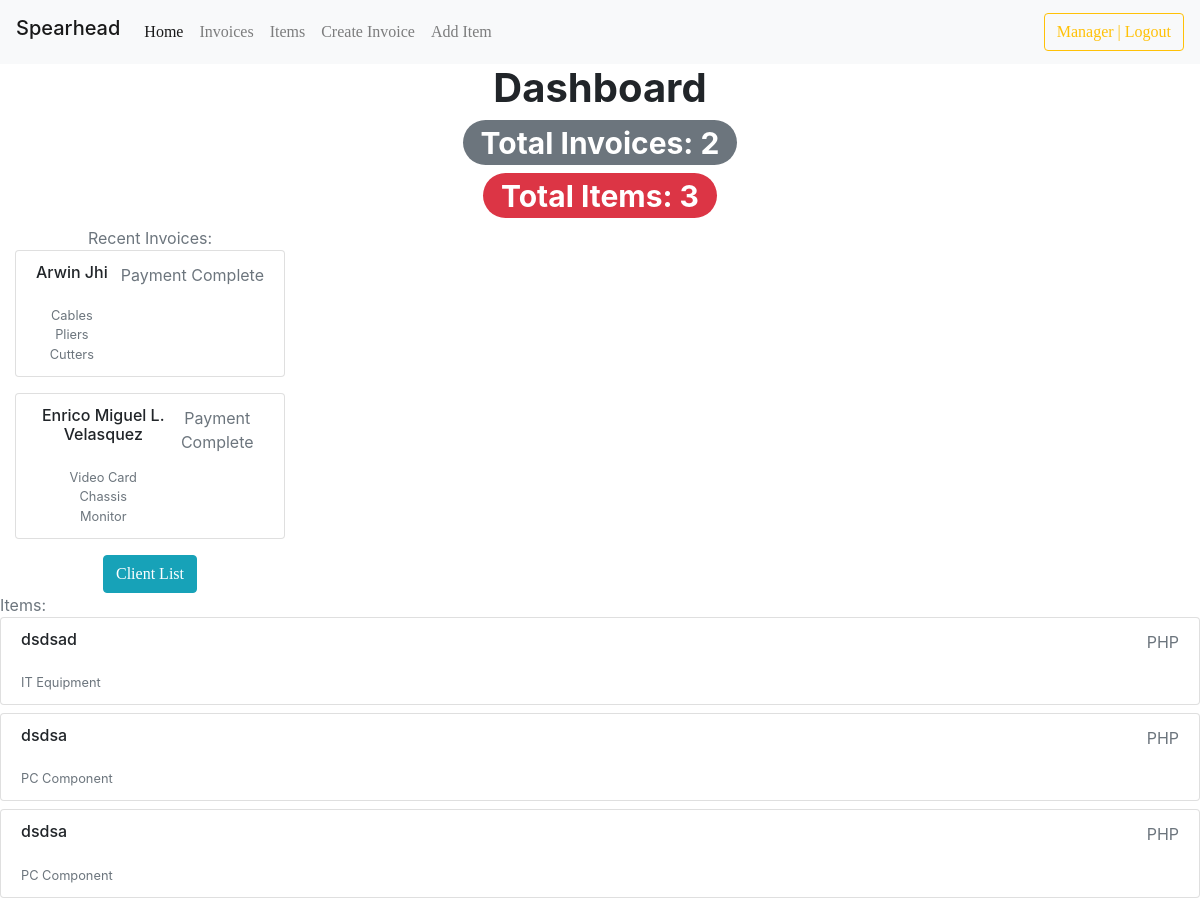
Before: / (signed in) with the older database file.
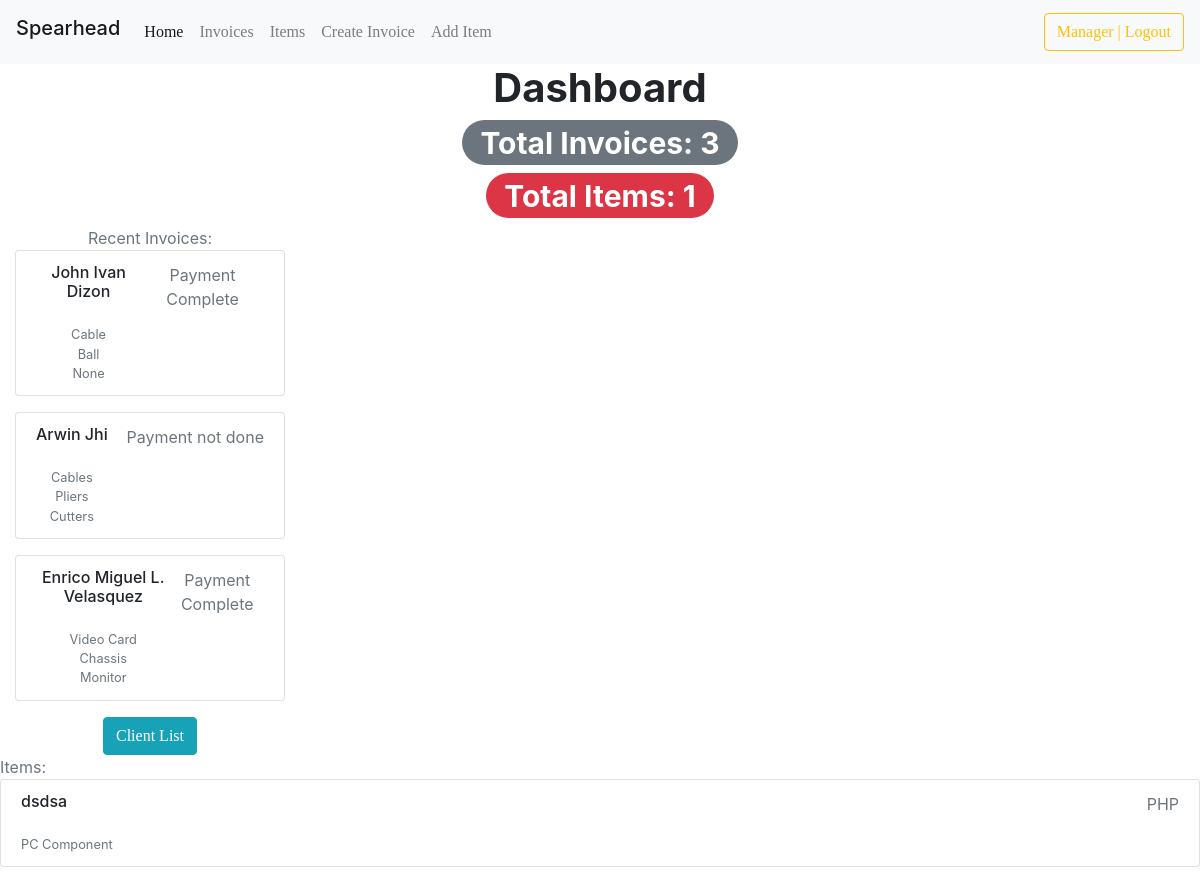
After: the same page with the newer database file.
### invoicemgmt/models.py (models this page shows, shortened)
class Invoice(models.Model):
    comments = models.TextField(max_length=3000, default='', blank=True, null=True)
    invoice_number = models.IntegerField('Invoice Number:', blank=True, null=True)
    invoice_date = models.DateField('Date (YYYY-MM-DD):', auto_now_add=False, auto_now=False, blank=True, null=True)
    invoice_date_created = models.DateTimeField('Date Created:',auto_now_add=True, null=True)
    name = models.CharField('Client Name:', max_length=120, default='', blank=True, null=True)
    company_name = models.CharField('Company Name:', max_length=50, default='', blank=True, null=True)
    line_one = models.CharField('Item 1:', max_length=120, default='', blank=True, null=True)
    line_one_quantity = models.IntegerField('Quantity:', default=0, blank=True, null=True)
    line_one_unit_price = models.IntegerField('Price per Unit:', default=0, blank=True, null=True)
    line_one_total_price = models.IntegerField('Total (PHP):', default=0, blank=True, null=True)
    line_two = models.CharField('Item 2:', max_length=120, default='', blank=True, null=True)
    line_two_quantity = models.IntegerField('Quantity:', default=0, blank=True, null=True)
    line_two_unit_price = models.IntegerField('Price per Unit:', default=0, blank=True, null=True)
    line_two_total_price = models.IntegerField('Total (PHP):', default=0, blank=True, null=True)
    line_three = models.CharField('Item 3:', max_length=120, default='', blank=True, null=True)
    line_three_quantity = models.IntegerField('Quantity:', default=0, blank=True, null=True)
    line_three_unit_price = models.IntegerField('Price per Unit:', default=0, blank=True, null=True)
    line_three_total_price = models.IntegerField('Total (PHP):', default=0, blank=True, null=True)
    phone_number = models.CharField('Phone Number:', max_length=120, default='', blank=True, null=True)
    total = models.IntegerField(default='0', blank=True, null=True)
    balance = models.IntegerField(default='0', blank=True, null=True)
    timestamp = models.DateTimeField(auto_now_add=True, auto_now=False)
    last_updated = models.DateTimeField(auto_now_add=False, auto_now=True, blank=True)
    paid_choice = (
        ('Payment Complete', 'Payment Complete'),
        ('Payment not done', 'Payment not done'),
    )
    paid = models.CharField(max_length=50, default='', blank=True, null=True, choices=paid_choice)
    invoice_type_choice = (
        ('Receipt', 'Receipt'),
        ('Invoice', 'Invoice'),
    )
    invoice_type = models.CharField(max_length=50, default='', blank=True, null=True, choices=invoice_type_choice)

### invmgmt/models.py (models this page shows, shortened)
class Stock(models.Model):
	category = models.CharField("Category:", max_length=50, default='', blank=True, null=True)
	item_name = models.CharField("Item Name:", max_length=50, blank=True, null=True)
	quantity = models.IntegerField("Quantity:", default='0', blank=True, null=True)
	set_price = models.CharField ("Pricing:", max_length=50, default='', blank=True, null=True)
	receive_quantity = models.IntegerField(default='0', blank=True, null=True)
	receive_by = models.CharField(max_length=50, blank=True, null=True)
	issue_quantity = models.IntegerField(default='0', blank=True, null=True)
	issue_by = models.CharField(max_length=50, blank=True, null=True)
	issue_to = models.CharField(max_length=50, blank=True, null=True)
	phone_number = models.CharField(max_length=50, blank=True, null=True)
	created_by = models.CharField(max_length=50, blank=True, null=True)

### invoicemgmt/views.py (the view)
# urls.py: 2. Add a URL to urlpatterns:  path('', views.home, name='home')
@login_required
def home(request):
	title = 'Home'
	total_invoices = Invoice.objects.count()
	total_stocks = Stock.objects.count()
	queryset1 = Stock.objects.order_by('-set_price')[:4]
	queryset = Invoice.objects.order_by('-invoice_date_created')[:3]
	context = {
	"title": title,
	"total_invoices": total_invoices,
	"total_stocks": total_stocks,
	"queryset": queryset,
	"queryset1": queryset1,
	}
	return render(request, "home.html",context)

### templates/home.html (shortened to what this page needs)
{% load static %}
{% include 'navbar.html' %}
<head>
    <link rel="stylesheet" type="text/css" href="https://stackpath.bootstrapcdn.com/bootstrap/4.5.2/css/bootstrap.min.css">
    <link rel="stylesheet" href="https://cdn.jsdelivr.net/npm/bootstrap@4.0.0/dist/css/bootstrap.min.css">
	<link href="{% static 'css/stylesheet.css' %}" rel="stylesheet">
</head>
<h1 align="center" ><b>Dashboard</b></h1>
<div class="container">
    <h1 align="center"><span class="badge badge-secondary badge-pill">Total Invoices: {{total_invoices}}</span></h1>
    <h1 align="center"><span class="badge badge-danger badge-pill" >Total Items: {{total_stocks}}</span></h1>
</div>
<div class="MyForm">
<div class="col-sm-3" align="center">
	<div>
	  <div>
	    <span class="text-muted">Recent Invoices:</span>
	  </div>
	  {% for instance in queryset %}
	  <ul class="list-group mb-3">
	    <li class="list-group-item d-flex justify-content-between lh-condensed">
	      <div>
	        <h6 class="my-0">{{instance.name}}</h6><br>
              <small class="text-muted">{{instance.line_one}}</small><br>
              <small class="text-muted">{{instance.line_two}}</small><br>
	        <small class="text-muted">{{instance.line_three}}</small><br>
	      </div>
	        <div class="text-muted">{{instance.paid}}</div>
	    </li>
	  </ul>
	  {% endfor %}
    <a href="{% url 'list_client' %}"><button class="btn btn-info">Client List</button></a>
	</div>
</div>
<div>
	<div>
	  <div>
	    <span class="text-muted">Items:</span>
	  </div>
	  {% for instance in queryset1 %}
	  <ul class="list-group mb-2">
	    <li class="list-group-item d-flex justify-content-between lh-condensed">
	      <div>
	        <h6 class="my-0">{{instance.item_name}}</h6><br>
	        <small class="text-muted">{{instance.category}}</small><br>
	      </div>
	      <div class="text-muted">PHP {{instance.set_price}}</div>
	    </li>
	  </ul>
	  {% endfor %}
	</div>
</div>
</div>

Changed rows visible on the page:
removed Stock: item_name "dsdsad", category "IT Equipment"
removed Stock: item_name "dsdsa", category "PC Component"
added Invoice: name "John Ivan Dizon", line_one "Cable", line_two "Ball", line_three "None", paid "Payment Complete"
changed Invoice "Arwin Jhi": paid "Payment Complete" → "Payment not done"
Other visible differences:
{{ total_invoices }}: "2" → "3"
{{ total_stocks }}: "3" → "1"
